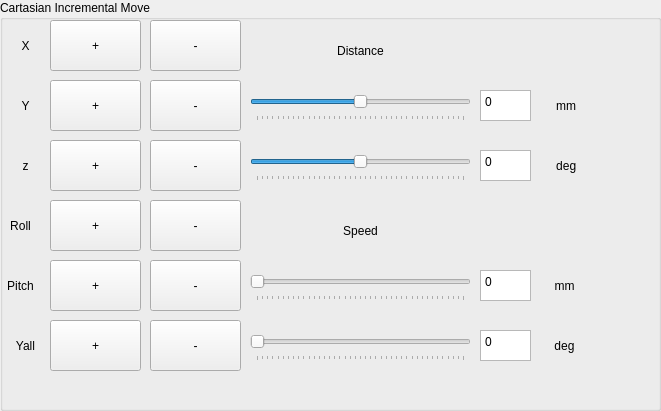
   <widget class="QGroupBox" name="groupBox_5">
    <property name="enabled">
     <bool>true</bool>
    </property>
    <property name="geometry">
     <rect>
      <x>0</x>
      <y>200</y>
      <width>661</width>
      <height>411</height>
     </rect>
    </property>
    <property name="title">
     <string>Cartasian Incremental Move</string>
    </property>
    <widget class="QLabel" name="label_13">
     <property name="geometry">
      <rect>
       <x>0</x>
       <y>210</y>
       <width>41</width>
       <height>31</height>
      </rect>
     </property>
     <property name="text">
      <string>Roll</string>
     </property>
     <property name="alignment">
      <set>Qt::AlignmentFlag::AlignCenter</set>
     </property>
    </widget>
    <widget class="QLabel" name="label_3">
     <property name="geometry">
      <rect>
       <x>0</x>
       <y>270</y>
       <width>41</width>
       <height>31</height>
      </rect>
     </property>
     <property name="text">
      <string>Pitch</string>
     </property>
     <property name="alignment">
      <set>Qt::AlignmentFlag::AlignCenter</set>
     </property>
    </widget>
    <widget class="QLabel" name="label_11">
     <property name="geometry">
      <rect>
       <x>10</x>
       <y>30</y>
       <width>31</width>
       <height>31</height>
      </rect>
     </property>
     <property name="layoutDirection">
      <enum>Qt::LayoutDirection::LeftToRight</enum>
     </property>
     <property name="text">
      <string>X</string>
     </property>
     <property name="alignment">
      <set>Qt::AlignmentFlag::AlignCenter</set>
     </property>
    </widget>
    <widget class="QLabel" name="label_15">
     <property name="geometry">
      <rect>
       <x>0</x>
       <y>330</y>
       <width>51</width>
       <height>31</height>
      </rect>
     </property>
     <property name="text">
      <string>Yall</string>
     </property>
     <property name="alignment">
      <set>Qt::AlignmentFlag::AlignCenter</set>
     </property>
    </widget>
    <widget class="QLabel" name="label_14">
     <property name="geometry">
      <rect>
       <x>10</x>
       <y>90</y>
       <width>31</width>
       <height>31</height>
      </rect>
     </property>
     <property name="layoutDirection">
      <enum>Qt::LayoutDirection::LeftToRight</enum>
     </property>
     <property name="text">
      <string>Y</string>
     </property>
     <property name="alignment">
      <set>Qt::AlignmentFlag::AlignCenter</set>
     </property>
    </widget>
    <widget class="QLabel" name="label_12">
     <property name="geometry">
      <rect>
       <x>10</x>
       <y>150</y>
       <width>31</width>
       <height>31</height>
      </rect>
     </property>
     <property name="layoutDirection">
      <enum>Qt::LayoutDirection::LeftToRight</enum>
     </property>
     <property name="text">
      <string>z</string>
     </property>
     <property name="alignment">
      <set>Qt::AlignmentFlag::AlignCenter</set>
     </property>
    </widget>
    <widget class="QPushButton" name="X_Decre">
     <property name="enabled">
      <bool>true</bool>
     </property>
     <property name="geometry">
      <rect>
       <x>150</x>
       <y>20</y>
       <width>91</width>
       <height>51</height>
      </rect>
     </property>
     <property name="text">
      <string>-</string>
     </property>
    </widget>
    <widget class="QPushButton" name="X_Incre">
     <property name="enabled">
      <bool>true</bool>
     </property>
     <property name="geometry">
      <rect>
       <x>50</x>
       <y>20</y>
       <width>91</width>
       <height>51</height>
      </rect>
     </property>
     <property name="text">
      <string>+</string>
     </property>
    </widget>
    <widget class="QSlider" name="Distance_mm">
     <property name="enabled">
      <bool>true</bool>
     </property>
     <property name="geometry">
      <rect>
       <x>250</x>
       <y>90</y>
       <width>221</width>
       <height>31</height>
      </rect>
     </property>
     <property name="minimum">
      <number>-10000</number>
     </property>
     <property name="maximum">
      <number>10000</number>
     </property>
     <property name="singleStep">
      <number>1</number>
     </property>
     <property name="pageStep">
      <number>500</number>
     </property>
     <property name="orientation">
      <enum>Qt::Orientation::Horizontal</enum>
     </property>
     <property name="tickPosition">
      <enum>QSlider::TickPosition::TicksBelow</enum>
     </property>
    </widget>
    <widget class="QPushButton" name="Roll_Incre">
     <property name="enabled">
      <bool>true</bool>
     </property>
     <property name="geometry">
      <rect>
       <x>50</x>
       <y>200</y>
       <width>91</width>
       <height>51</height>
      </rect>
     </property>
     <property name="text">
      <string>+</string>
     </property>
    </widget>
    <widget class="QPushButton" name="Roll_Decre">
     <property name="enabled">
      <bool>true</bool>
     </property>
     <property name="geometry">
      <rect>
       <x>150</x>
       <y>200</y>
       <width>91</width>
       <height>51</height>
      </rect>
     </property>
     <property name="text">
      <string>-</string>
     </property>
    </widget>
    <widget class="QPushButton" name="Pitch_Incre">
     <property name="enabled">
      <bool>true</bool>
     </property>
     <property name="geometry">
      <rect>
       <x>50</x>
       <y>260</y>
       <width>91</width>
       <height>51</height>
      </rect>
     </property>
     <property name="text">
      <string>+</string>
     </property>
    </widget>
    <widget class="QPushButton" name="Pitch_Decre">
     <property name="enabled">
      <bool>true</bool>
     </property>
     <property name="geometry">
      <rect>
       <x>150</x>
       <y>260</y>
       <width>91</width>
       <height>51</height>
      </rect>
     </property>
     <property name="text">
      <string>-</string>
     </property>
    </widget>
    <widget class="QPushButton" name="Z_Incre">
     <property name="enabled">
      <bool>true</bool>
     </property>
     <property name="geometry">
      <rect>
       <x>50</x>
       <y>140</y>
       <width>91</width>
       <height>51</height>
      </rect>
     </property>
     <property name="text">
      <string>+</string>
     </property>
    </widget>
    <widget class="QPushButton" name="Z_Decre">
     <property name="enabled">
      <bool>true</bool>
     </property>
     <property name="geometry">
      <rect>
       <x>150</x>
       <y>140</y>
       <width>91</width>
       <height>51</height>
      </rect>
     </property>
     <property name="text">
      <string>-</string>
     </property>
    </widget>
    <widget class="QPushButton" name="Y_Incre">
     <property name="enabled">
      <bool>true</bool>
     </property>
     <property name="geometry">
      <rect>
       <x>50</x>
       <y>80</y>
       <width>91</width>
       <height>51</height>
      </rect>
     </property>
     <property name="text">
      <string>+</string>
     </property>
    </widget>
    <widget class="QPushButton" name="Y_Decre">
     <property name="enabled">
      <bool>true</bool>
     </property>
     <property name="geometry">
      <rect>
       <x>150</x>
       <y>80</y>
       <width>91</width>
       <height>51</height>
      </rect>
     </property>
     <property name="text">
      <string>-</string>
     </property>
    </widget>
    <widget class="QPushButton" name="Yall_Decre">
     <property name="enabled">
      <bool>true</bool>
     </property>
     <property name="geometry">
      <rect>
       <x>150</x>
       <y>320</y>
       <width>91</width>
       <height>51</height>
      </rect>
     </property>
     <property name="text">
      <string>-</string>
     </property>
    </widget>
    <widget class="QPushButton" name="Yall_Incre">
     <property name="enabled">
      <bool>true</bool>
     </property>
     <property name="geometry">
      <rect>
       <x>50</x>
       <y>320</y>
       <width>91</width>
       <height>51</height>
      </rect>
     </property>
     <property name="text">
      <string>+</string>
     </property>
    </widget>
    <widget class="QLabel" name="label_29">
     <property name="geometry">
      <rect>
       <x>250</x>
       <y>30</y>
       <width>221</width>
       <height>41</height>
      </rect>
     </property>
     <property name="layoutDirection">
      <enum>Qt::LayoutDirection::RightToLeft</enum>
     </property>
     <property name="text">
      <string>Distance</string>
     </property>
     <property name="alignment">
      <set>Qt::AlignmentFlag::AlignCenter</set>
     </property>
    </widget>
    <widget class="QLabel" name="label_30">
     <property name="geometry">
      <rect>
       <x>250</x>
       <y>210</y>
       <width>221</width>
       <height>41</height>
      </rect>
     </property>
     <property name="layoutDirection">
      <enum>Qt::LayoutDirection::RightToLeft</enum>
     </property>
     <property name="text">
      <string>Speed</string>
     </property>
     <property name="alignment">
      <set>Qt::AlignmentFlag::AlignCenter</set>
     </property>
    </widget>
    <widget class="QSlider" name="Distance_deg">
     <property name="enabled">
      <bool>true</bool>
     </property>
     <property name="geometry">
      <rect>
       <x>250</x>
       <y>150</y>
       <width>221</width>
       <height>31</height>
      </rect>
     </property>
     <property name="minimum">
      <number>-10000</number>
     </property>
     <property name="maximum">
      <number>10000</number>
     </property>
     <property name="singleStep">
      <number>1</number>
     </property>
     <property name="pageStep">
      <number>500</number>
     </property>
     <property name="orientation">
      <enum>Qt::Orientation::Horizontal</enum>
     </property>
     <property name="tickPosition">
      <enum>QSlider::TickPosition::TicksBelow</enum>
     </property>
    </widget>
    <widget class="QSlider" name="Speed_deg">
     <property name="enabled">
      <bool>true</bool>
     </property>
     <property name="geometry">
      <rect>
       <x>250</x>
       <y>330</y>
       <width>221</width>
       <height>31</height>
      </rect>
     </property>
     <property name="minimum">
      <number>0</number>
     </property>
     <property name="maximum">
      <number>10000</number>
     </property>
     <property name="singleStep">
      <number>10</number>
     </property>
     <property name="pageStep">
      <number>250</number>
     </property>
     <property name="orientation">
      <enum>Qt::Orientation::Horizontal</enum>
     </property>
     <property name="tickPosition">
      <enum>QSlider::TickPosition::TicksBelow</enum>
     </property>
    </widget>
    <widget class="QSlider" name="Speed_mm">
     <property name="enabled">
      <bool>true</bool>
     </property>
     <property name="geometry">
      <rect>
       <x>250</x>
       <y>270</y>
       <width>221</width>
       <height>31</height>
      </rect>
     </property>
     <property name="maximum">
      <number>10000</number>
     </property>
     <property name="singleStep">
      <number>1</number>
     </property>
     <property name="pageStep">
      <number>250</number>
     </property>
     <property name="orientation">
      <enum>Qt::Orientation::Horizontal</enum>
     </property>
     <property name="tickPosition">
      <enum>QSlider::TickPosition::TicksBelow</enum>
     </property>
    </widget>
    <widget class="QTextEdit" name="Show_distance">
     <property name="enabled">
      <bool>true</bool>
     </property>
     <property name="geometry">
      <rect>
       <x>480</x>
       <y>90</y>
       <width>51</width>
       <height>31</height>
      </rect>
     </property>
     <property name="acceptDrops">
      <bool>true</bool>
     </property>
     <property name="html">
      <string>&lt;!DOCTYPE HTML PUBLIC &quot;-//W3C//DTD HTML 4.0//EN&quot; &quot;http://www.w3.org/TR/REC-html40/strict.dtd&quot;&gt;
&lt;html&gt;&lt;head&gt;&lt;meta name=&quot;qrichtext&quot; content=&quot;1&quot; /&gt;&lt;meta charset=&quot;utf-8&quot; /&gt;&lt;style type=&quot;text/css&quot;&gt;
p, li { white-space: pre-wrap; }
hr { height: 1px; border-width: 0; }
li.unchecked::marker { content: &quot;\2610&quot;; }
li.checked::marker { content: &quot;\2612&quot;; }
&lt;/style&gt;&lt;/head&gt;&lt;body style=&quot; font-family:'Segoe UI'; font-size:9pt; font-weight:400; font-style:normal;&quot;&gt;
&lt;p style=&quot; margin-top:0px; margin-bottom:0px; margin-left:0px; margin-right:0px; -qt-block-indent:0; text-indent:0px;&quot;&gt;0&lt;/p&gt;&lt;/body&gt;&lt;/html&gt;</string>
     </property>
    </widget>
    <widget class="QLabel" name="label_31">
     <property name="geometry">
      <rect>
       <x>540</x>
       <y>90</y>
       <width>49</width>
       <height>31</height>
      </rect>
     </property>
     <property name="text">
      <string> mm</string>
     </property>
     <property name="alignment">
      <set>Qt::AlignmentFlag::AlignCenter</set>
     </property>
    </widget>
    <widget class="QTextEdit" name="Show_deg">
     <property name="enabled">
      <bool>true</bool>
     </property>
     <property name="geometry">
      <rect>
       <x>480</x>
       <y>150</y>
       <width>51</width>
       <height>31</height>
      </rect>
     </property>
     <property name="html">
      <string>&lt;!DOCTYPE HTML PUBLIC &quot;-//W3C//DTD HTML 4.0//EN&quot; &quot;http://www.w3.org/TR/REC-html40/strict.dtd&quot;&gt;
&lt;html&gt;&lt;head&gt;&lt;meta name=&quot;qrichtext&quot; content=&quot;1&quot; /&gt;&lt;meta charset=&quot;utf-8&quot; /&gt;&lt;style type=&quot;text/css&quot;&gt;
p, li { white-space: pre-wrap; }
hr { height: 1px; border-width: 0; }
li.unchecked::marker { content: &quot;\2610&quot;; }
li.checked::marker { content: &quot;\2612&quot;; }
&lt;/style&gt;&lt;/head&gt;&lt;body style=&quot; font-family:'Segoe UI'; font-size:9pt; font-weight:400; font-style:normal;&quot;&gt;
&lt;p style=&quot; margin-top:0px; margin-bottom:0px; margin-left:0px; margin-right:0px; -qt-block-indent:0; text-indent:0px;&quot;&gt;0&lt;/p&gt;&lt;/body&gt;&lt;/html&gt;</string>
     </property>
    </widget>
    <widget class="QLabel" name="label_32">
     <property name="geometry">
      <rect>
       <x>540</x>
       <y>150</y>
       <width>49</width>
       <height>31</height>
      </rect>
     </property>
     <property name="text">
      <string> deg</string>
     </property>
     <property name="alignment">
      <set>Qt::AlignmentFlag::AlignCenter</set>
     </property>
    </widget>
    <widget class="QTextEdit" name="Show_speed_mm">
     <property name="enabled">
      <bool>true</bool>
     </property>
     <property name="geometry">
      <rect>
       <x>480</x>
       <y>270</y>
       <width>51</width>
       <height>31</height>
      </rect>
     </property>
     <property name="html">
      <string>&lt;!DOCTYPE HTML PUBLIC &quot;-//W3C//DTD HTML 4.0//EN&quot; &quot;http://www.w3.org/TR/REC-html40/strict.dtd&quot;&gt;
&lt;html&gt;&lt;head&gt;&lt;meta name=&quot;qrichtext&quot; content=&quot;1&quot; /&gt;&lt;meta charset=&quot;utf-8&quot; /&gt;&lt;style type=&quot;text/css&quot;&gt;
p, li { white-space: pre-wrap; }
hr { height: 1px; border-width: 0; }
li.unchecked::marker { content: &quot;\2610&quot;; }
li.checked::marker { content: &quot;\2612&quot;; }
&lt;/style&gt;&lt;/head&gt;&lt;body style=&quot; font-family:'Segoe UI'; font-size:9pt; font-weight:400; font-style:normal;&quot;&gt;
&lt;p style=&quot; margin-top:0px; margin-bottom:0px; margin-left:0px; margin-right:0px; -qt-block-indent:0; text-indent:0px;&quot;&gt;0&lt;/p&gt;&lt;/body&gt;&lt;/html&gt;</string>
     </property>
    </widget>
    <widget class="QLabel" name="label_33">
     <property name="geometry">
      <rect>
       <x>540</x>
       <y>270</y>
       <width>49</width>
       <height>31</height>
      </rect>
     </property>
     <property name="text">
      <string>mm</string>
     </property>
     <property name="alignment">
      <set>Qt::AlignmentFlag::AlignCenter</set>
     </property>
    </widget>
    <widget class="QTextEdit" name="Show_speed_deg">
     <property name="enabled">
      <bool>true</bool>
     </property>
     <property name="geometry">
      <rect>
       <x>480</x>
       <y>330</y>
       <width>51</width>
       <height>31</height>
      </rect>
     </property>
     <property name="html">
      <string>&lt;!DOCTYPE HTML PUBLIC &quot;-//W3C//DTD HTML 4.0//EN&quot; &quot;http://www.w3.org/TR/REC-html40/strict.dtd&quot;&gt;
&lt;html&gt;&lt;head&gt;&lt;meta name=&quot;qrichtext&quot; content=&quot;1&quot; /&gt;&lt;meta charset=&quot;utf-8&quot; /&gt;&lt;style type=&quot;text/css&quot;&gt;
p, li { white-space: pre-wrap; }
hr { height: 1px; border-width: 0; }
li.unchecked::marker { content: &quot;\2610&quot;; }
li.checked::marker { content: &quot;\2612&quot;; }
&lt;/style&gt;&lt;/head&gt;&lt;body style=&quot; font-family:'Segoe UI'; font-size:9pt; font-weight:400; font-style:normal;&quot;&gt;
&lt;p style=&quot; margin-top:0px; margin-bottom:0px; margin-left:0px; margin-right:0px; -qt-block-indent:0; text-indent:0px;&quot;&gt;0&lt;/p&gt;&lt;/body&gt;&lt;/html&gt;</string>
     </property>
    </widget>
    <widget class="QLabel" name="label_34">
     <property name="geometry">
      <rect>
       <x>540</x>
       <y>330</y>
       <width>49</width>
       <height>31</height>
      </rect>
     </property>
     <property name="text">
      <string>deg</string>
     </property>
     <property name="alignment">
      <set>Qt::AlignmentFlag::AlignCenter</set>
     </property>
    </widget>
   </widget>
